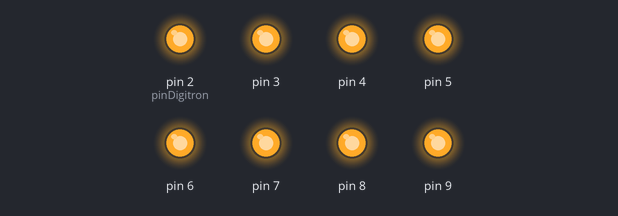
Simulated run of this sketch. Board: Arduino Uno, built with avr-gcc and run on an emulated ATmega328P. On the bench: output pins drawn as LEDs (lit = HIGH).

Above: at 0.1 s.
Timing chart, 0 to 1.6 s (numbered marks = the images above):
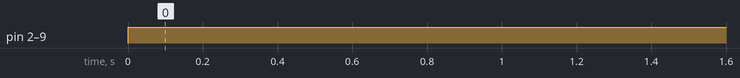

The sketch:

___.ino
```cpp
int pinDigitron = 2; //管脚D2连接到数码管的A脚，D3连B... D9连h

void setup() {
  for(int x=0; x<8; x++)
    pinMode(pinDigitron+x, OUTPUT); //设置各脚为输出状态
}

//在数码管中显示数字的函数
void displayDigit(unsigned char digit) {
  //定义一个数组表：不同数字的abcdefgh各段的取值
  unsigned char alphabet[][8] = {
    {1,1,1,1,1,1,0,0},  //0
    {0,1,1,0,0,0,0,0},  //1
    {1,1,0,1,1,0,1,0},  //2
    {1,1,1,1,0,0,1,0},  //3
    {0,1,1,0,0,1,1,0},  //4
    {1,0,1,1,0,1,1,0},  //5
    {1,0,1,1,1,1,1,0},  //6
    {1,1,1,0,0,0,0,0},  //7
    {1,1,1,1,1,1,1,0},  //8
    {1,1,1,1,0,1,1,0},  //9
    {1,1,1,0,1,1,1,0},  //A
    {0,0,1,1,1,1,1,0},  //b
    {1,0,0,1,1,1,0,0},  //C
    {0,1,1,1,1,0,1,0},  //d
    {1,0,0,1,1,1,1,0},  //E
    {1,0,0,0,1,1,1,0},  //F
  };

  if ( digit >= 16 ) return;
  for (unsigned char x=0; x<8; x++)
    digitalWrite( pinDigitron + x, !alphabet[digit][x] );
}

void loop() {
   //在数码管中显示0-9,A-F各个数字
  //  for (int x=0; x<16; x++) {
  //    displayDigit(x);  //调用displayDigit()子函数，显示数字
  //    delay(1000); //等待1000毫秒
  //  }
  for(int i=0;i<12;i++){
  digitalWrite(i+pinDigitron,1);
  }
}
```

Measured:
- by itself, pin 2 (pinDigitron), pin 3–9: LOW → HIGH at 0.00 s
